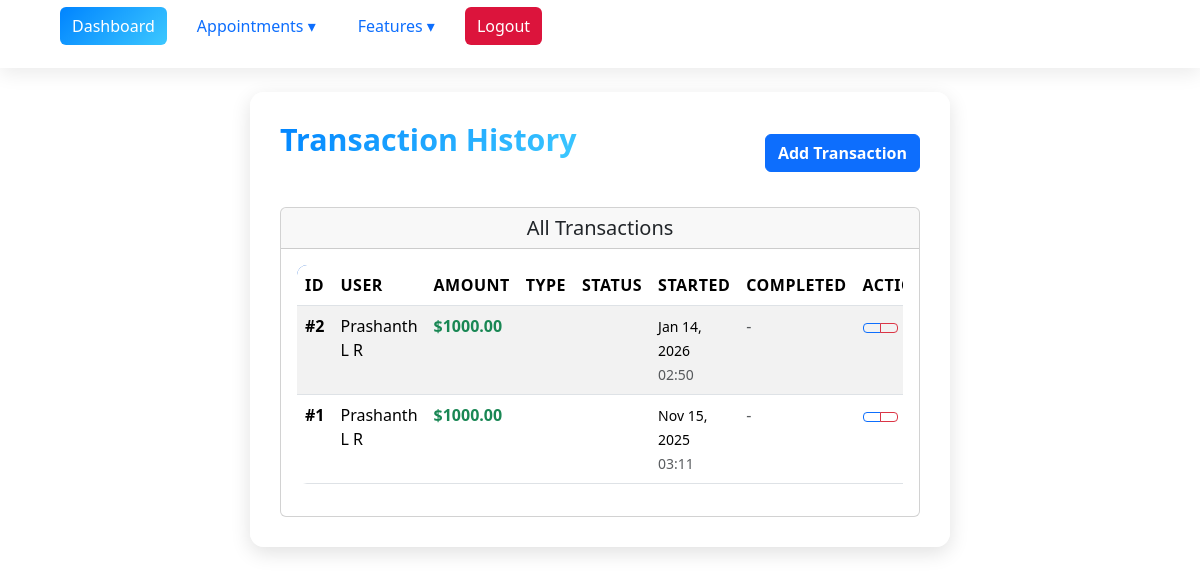
The page /transactions/ (signed in) on the database its author committed.
### myproject/base/models.py (models this page shows, shortened)
class Transaction(models.Model):
    PAYMENT_MODES = [
        ('UPI', 'UPI'),
        ('Card', 'Credit/Debit Card'),
        ('NetBanking', 'Net Banking'),
        ('Cash', 'Cash'),
        ('Wallet', 'Wallet'),
    ]
    user = models.ForeignKey(User, on_delete=models.CASCADE, related_name='transactions')
    plan = models.ForeignKey('SubscriptionPlan', on_delete=models.CASCADE, related_name='transactions')  # ✅ Refer by string
    amount = models.DecimalField(max_digits=8, decimal_places=2)
    payment_mode = models.CharField(max_length=50, choices=PAYMENT_MODES)
    transaction_id = models.CharField(max_length=100, unique=True)
    started_at = models.DateTimeField(auto_now_add=True)
    expires_at = models.DateTimeField()

class User(AbstractUser):
    ROLE_CHOICES = [
        ('Patient', 'Patient'),
        ('Therapist', 'Therapist'),
        ('Admin', 'Admin'),
        ('SupportStaff', 'Support Staff'),
    ]
    GENDER_CHOICES = [
        ('Male', 'Male'),
        ('Female', 'Female'),
        ('Other', 'Other'),
    ]
    role = models.CharField(max_length=20, choices=ROLE_CHOICES)
    phone_number = models.CharField(max_length=15, blank=True, null=True)
    gender = models.CharField(max_length=10, choices=GENDER_CHOICES, blank=True, null=True)
    date_of_birth = models.DateField(blank=True, null=True)
    address = models.TextField(blank=True, null=True)
    profile_picture = models.ImageField(upload_to='profiles/', blank=True, null=True)
    specialization = models.CharField(max_length=255, blank=True, null=True)
    years_of_experience = models.PositiveIntegerField(default=0)
    qualification = models.CharField(max_length=255, blank=True, null=True)
    availability_status = models.BooleanField(default=True)
    ratings_average = models.FloatField(default=0,
                                        validators=[MinValueValidator(0), MaxValueValidator(5)])
    languages_spoken = models.CharField(max_length=255, blank=True, null=True)
    verification_status = models.BooleanField(default=False)
    groups = models.ManyToManyField(
        Group,
        related_name="custom_user_groups",
        blank=True
    )
    user_permissions = models.ManyToManyField(
        Permission,
        related_name="custom_user_permissions",
        blank=True
    )
    class Meta:
        ordering = ['username']

### myproject/base/views.py (the view)
# urls.py: path('transactions/', views.transaction_list, name='transaction_list'),
@login_required
def transaction_list(request):
    transactions = Transaction.objects.all().order_by('-started_at')
    return render(request, 'transaction/transaction_list.html', {'transactions': transactions})

### myproject/base/templates/transaction/transaction_list.html (shortened to what this page needs)
{% extends 'main.html' %}
{% block content %}
<div class="container mt-4">
    <div class="d-flex justify-content-between align-items-center mb-4">
        <h2>Transaction History</h2>
        <a href="{% url 'transaction_create' %}" class="btn btn-primary">
             Add Transaction
        </a>
    </div>
    <div class="row">
        <div class="col-12">
            <div class="card">
                <div class="card-header">
                    <h5 class="card-title mb-0">
                         All Transactions
                    </h5>
                </div>
                <div class="card-body">
                    {% if transactions %}
                    <div class="table-responsive">
                        <table class="table table-striped table-hover">
                            <thead>
                                <tr>
                                    <th>ID</th>
                                    <th>User</th>
                                    <th>Amount</th>
                                    <th>Type</th>
                                    <th>Status</th>
                                    <th>Started</th>
                                    <th>Completed</th>
                                    <th>Actions</th>
                                </tr>
                            </thead>
                            <tbody>
                                {% for t in transactions %}
                                <tr>
                                    <td>
                                        <strong>#{{ t.id }}</strong>
                                    </td>
                                    <td>
                                        {{ t.user.get_full_name|default:t.user.username }}
                                    </td>
                                    <td>
                                        <span class="fw-bold {% if t.amount >= 0 %}text-success{% else %}text-danger{% endif %}">
                                            ${{ t.amount|floatformat:2 }}
                                        </span>
                                    </td>
                                    <td>
                                    </td>
                                    <td>
                                    </td>
                                    <td>
                                        <small>{{ t.started_at|date:"M d, Y" }}</small>
                                        <br><small class="text-muted">{{ t.started_at|time:"H:i" }}</small>
                                    </td>
                                    <td>
                                        {% if t.completed_at %}
                                            <small>{{ t.completed_at|date:"M d, Y" }}</small>
                                            <br><small class="text-muted">{{ t.completed_at|time:"H:i" }}</small>
                                        {% else %}
                                            <span class="text-muted">-</span>
                                        {% endif %}
                                    </td>
                                    <td>
                                        <div class="btn-group btn-group-sm">
                                            <a href="{% url 'transaction_update' t.id %}" class="btn btn-outline-primary"
                                               title="Edit Transaction">
                                            </a>
                                            <a href="{% url 'transaction_delete' t.id %}" class="btn btn-outline-danger"
                                               onclick="return confirm('Are you sure you want to delete this transaction?')"
                                               title="Delete Transaction">
                                            </a>
                                        </div>
                                    </td>
                                </tr>
                                {% endfor %}
                            </tbody>
                        </table>
                    </div>
                    {% endif %}
                </div>
            </div>
        </div>
    </div>
</div>
{% endblock %}

### static/style.css (style rules this page uses)
.container.mt-4 { background: rgba(255, 255, 255, 0.88); padding: 30px; border-radius: 14px; max-width: 700px; margin: auto; box-shadow: 0 6px 20px rgba(0,0,0,0.12); animation: fadeInPage 0.6s ease-in-out; }
.container.mt-4 h2 { text-align: center; font-weight: 700; margin-bottom: 25px; background: linear-gradient(135deg, #0084ff, #3cc8ff); background-clip: text; -webkit-background-clip: text; color: transparent; }
.container h2 { font-size: 1.9rem; font-weight: 700; margin-bottom: 20px; background: linear-gradient(135deg, #0066ff, #00eaff); background-clip: text; -webkit-background-clip: text; color: transparent; animation: fadeSlide 0.6s ease-out forwards; }
.btn-primary { border-radius: 6px; font-weight: 600; transition: transform 0.25s ease, background 0.3s ease; }
.table { background: #ffffff; border-radius: 10px; overflow: hidden; animation: fadeUp 0.8s ease-in-out; }
.table thead tr { background: #0052cc; color: #fff; text-transform: uppercase; letter-spacing: .5px; }
.table tbody tr { transition: background 0.25s ease, transform 0.25s ease; }

### templates/nav.html (style rules this page uses)
:root { --primary-color: #0084ff; --gradient: linear-gradient(135deg, #0084ff, #3cc8ff); --bg-light: #ffffff; --bg-dark: #0b0e12; --text-light: #fff; --text-dark: #222; --nav-bg-light: rgba(255, 255, 255, 0.85); --nav-bg-dark: rgba(20, 20, 20, 0.85); --hover-light: #e7f3ff; --hover-dark: #1f2a37; --blur-bg: blur(10px); }
body.light-theme { background: var(--bg-light); color: var(--text-dark); }

### rows shown on the page
Transaction: id "2", user.get_full_name "Prashanth L R", amount "1000.00", started_at "Jan 14, 2026", started_at "02:50"
Transaction: id "1", user.get_full_name "Prashanth L R", amount "1000.00", started_at "Nov 15, 2025", started_at "03:11"
